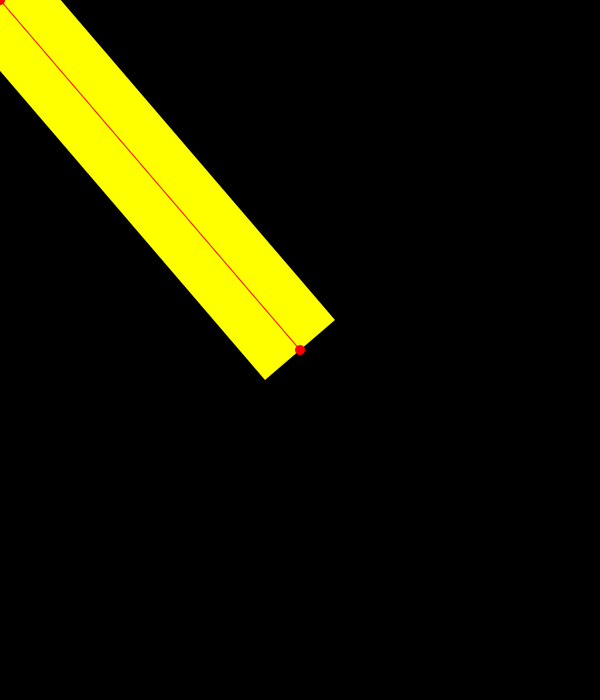
Frame 1 (no input)
Frame 60 (the mouse pressed at the canvas centre just before this capture): identical to frame 1, image omitted
Frame 120 (the mouse held since frame 60 and released just before this capture): blank canvas, image omitted

The Processing sketch that drew this single still picture (run headless with seeded random() and noise(); from frame 60 on, the mouse is pressed at the canvas centre):

// Processing sketch: example_twoPoints
// ── example_twoPoints.pde
PVector point1, point2;

void setup() {
  size(600, 700);
  point1 = new PVector(width/2, height/2);
  
}


void draw() {
  background(0);
  noStroke();
  
  point2 = new PVector(mouseX, mouseY);

  // img
  PVector vector = PVector.sub(point2, point1); 
  float distance = vector.mag();
  float angle = vector.heading();
  //float angle = atan2( vector.y, vector.x );
  println( degrees(angle) );
  
  int imgWidth = 100;
  int imgHeight = 20;

  pushMatrix();
  translate(point1.x, point1.y);
  rotate(angle);
  scale(distance/imgWidth);
  
  fill(255, 255, 0);
  rect(0, -imgHeight/2, imgWidth, imgHeight);
  popMatrix();


  // skeletion joints
  fill(255, 0, 0);
  ellipse(point1.x, point1.y, 10, 10);
  ellipse(point2.x, point2.y, 10, 10);
  stroke(255, 0, 0);
  line(point1.x, point1.y, point2.x, point2.y);
}
